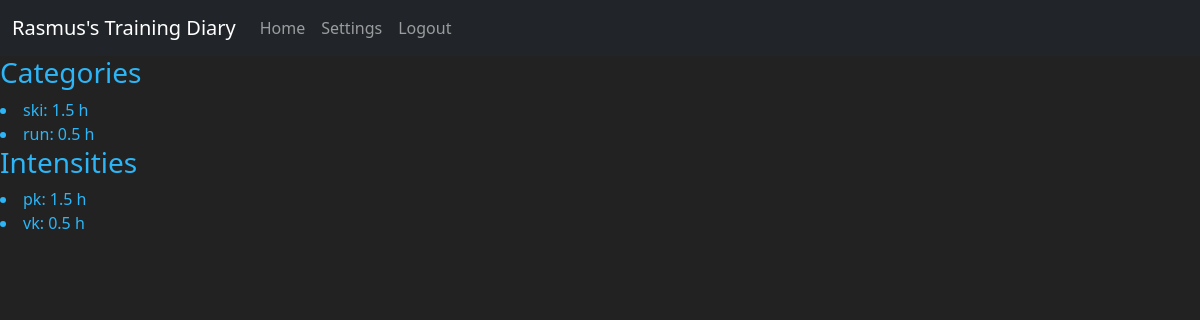
The page /summary-8-2022/ (signed in) on the database its author committed.
### emailapp/models.py (models this page shows, shortened)
class Category(db.Model, UserMixin):
    id = db.Column(db.Integer, primary_key=True)
    name = db.Column(db.String(50), nullable=False)
    user_id = db.Column(db.Integer, db.ForeignKey('user.id'), nullable=False)
    trainingsections = db.relationship('TrainingSection', backref='category')

class TrainingSection(db.Model, UserMixin):
    id = db.Column(db.Integer, primary_key=True)
    name = db.Column(db.String(100), nullable=False)
    intensity = db.Column(db.String(100))
    time = db.Column(db.Integer)
    user_id = db.Column(db.Integer, db.ForeignKey('user.id'), nullable=False)
    training_id = db.Column(db.Integer, db.ForeignKey('training.id'))
    category_id = db.Column(db.Integer, db.ForeignKey('category.id'))

### emailapp/routes.py (the view)
@login_required
@routes.route("/summary-<cur_month>-<cur_year>/", methods=['GET'])
def summary(cur_month, cur_year):
    categories = {}
    intensities = {}
    print("%%%%%%%%5",cur_month, "%%%%%%%%5")
    print("%%%%%%%%5",cur_year, "%%%%%%%%5")
    for year in current_user.years:
        if year.num == int(cur_year):
            for month in year.months:
                if month.num == int(cur_month):
                    for training in month.trainings:
                        for section in training.sections:
                            if section.category.name in categories.keys():
                                print("UPDATING CATEGORY!!!!")
                                categories[section.category.name] += section.time
                            else:
                                categories[section.category.name] = section.time
                                print("FIRST ONE IN CATEGORY!!!!!")
                            if section.intensity in intensities.keys():
                                print("UPDATING INTENSITY!!!!")
                                intensities[section.intensity] += section.time
                            else:
                                print("FIRST ONE IN INTENSITY!!!!!")
                                intensities[section.intensity] = section.time
    for c in categories.keys():
        categories[c] = round(categories[c] / 60, 1)
    for i in intensities.keys():
        intensities[i] = round(intensities[i] / 60, 1)
    return render_template("month_summary.html",
            user=current_user,
            intensities=intensities,
            categories=categories
            )

### emailapp/templates/month_summary.html (shortened to what this page needs)
{% extends 'base.html' %}
{% if user.is_authenticated %}
{% block content %}
<h3> Categories </h3>
{% for category, time in categories.items() %}
	<li>{{category}}: {{time}} h</li>
{% endfor %}
<h3> Intensities </h3>
{% for intensity, time in intensities.items() %}
	<li>{{intensity}}: {{time}} h</li>
{% endfor %}
{% endblock %}
{% endif %}

### emailapp/templates/base.html (style rules this page uses)
body { background-color: #222222; color: #2cb6f7; }

### rows shown on the page
Category: name "ski", time "1.5"
Category: name "run", time "0.5"
TrainingSection: intensity "pk", time "1.5"
TrainingSection: intensity "vk", time "0.5"
